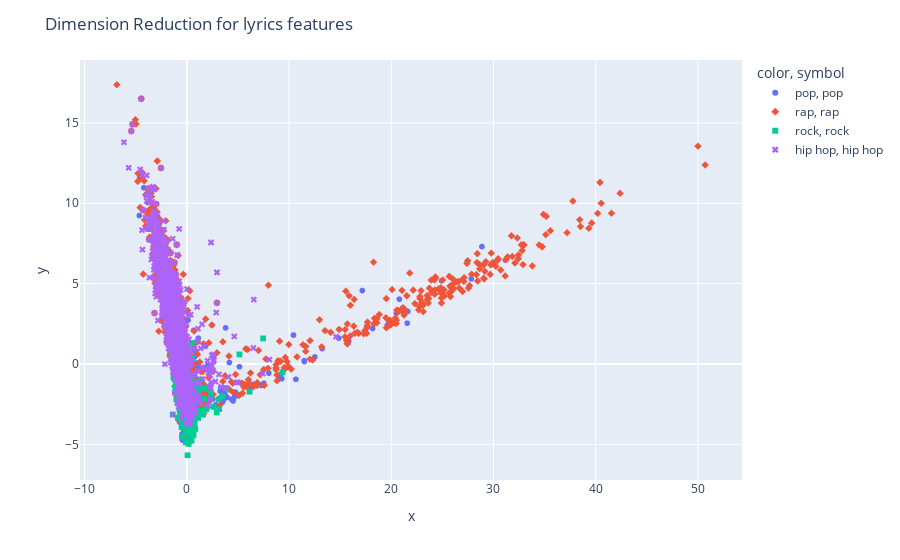

Write notebook code for a chart like this one.
### Code cell
x = lyrics1
y = genre
x = StandardScaler().fit_transform(x)

# Dimensions reduction by PCA 
pca = PCA(n_components=2)
Y = pca.fit_transform(x)
principalDf = pd.DataFrame(data = Y, columns = ['principal component 1', 'principal component 2'])
finalDf = pd.concat([principalDf, genre], axis = 1)

# Scatter plot the 2-dimensional PCA demographic features grouped by borough
fig = px.scatter(Y, x=finalDf['principal component 1'], y=finalDf['principal component 2'], 
                 symbol=finalDf['genre'],color=finalDf['genre'],size_max=1)
fig.update_layout(title_text="Dimension Reduction for lyrics features")
fig.show()

### Figure 1 — Plotly figure (JSON) as saved in the notebook; plotly's stock layout.template omitted (floating-point values rounded to 4 significant figures; data arrays with more than 128 entries replaced by an {"elided": "..."} marker saying what was removed)
{"data": [{"hovertemplate": "color=pop<br>symbol=pop<br>x=%{x}<br>y=%{y}<extra></extra>", "legendgroup": "pop, pop", "marker": {"color": "#636efa", "symbol": "circle"}, "mode": "markers", "name": "pop, pop", "showlegend": true, "type": "scattergl", "x": {"elided": "2565 float values"}, "xaxis": "x", "y": {"elided": "2565 float values"}, "yaxis": "y"}, {"hovertemplate": "color=rap<br>symbol=rap<br>x=%{x}<br>y=%{y}<extra></extra>", "legendgroup": "rap, rap", "marker": {"color": "#EF553B", "symbol": "diamond"}, "mode": "markers", "name": "rap, rap", "showlegend": true, "type": "scattergl", "x": {"elided": "2450 float values"}, "xaxis": "x", "y": {"elided": "2450 float values"}, "yaxis": "y"}, {"hovertemplate": "color=rock<br>symbol=rock<br>x=%{x}<br>y=%{y}<extra></extra>", "legendgroup": "rock, rock", "marker": {"color": "#00cc96", "symbol": "square"}, "mode": "markers", "name": "rock, rock", "showlegend": true, "type": "scattergl", "x": {"elided": "2696 float values"}, "xaxis": "x", "y": {"elided": "2696 float values"}, "yaxis": "y"}, {"hovertemplate": "color=hip hop<br>symbol=hip hop<br>x=%{x}<br>y=%{y}<extra></extra>", "legendgroup": "hip hop, hip hop", "marker": {"color": "#ab63fa", "symbol": "x"}, "mode": "markers", "name": "hip hop, hip hop", "showlegend": true, "type": "scattergl", "x": {"elided": "2289 float values"}, "xaxis": "x", "y": {"elided": "2289 float values"}, "yaxis": "y"}], "layout": {"legend": {"title": {"text": "color, symbol"}, "tracegroupgap": 0}, "margin": {"t": 60}, "title": {"text": "Dimension Reduction for lyrics features"}, "xaxis": {"anchor": "y", "domain": [0, 1], "title": {"text": "x"}}, "yaxis": {"anchor": "x", "domain": [0, 1], "title": {"text": "y"}}}}
